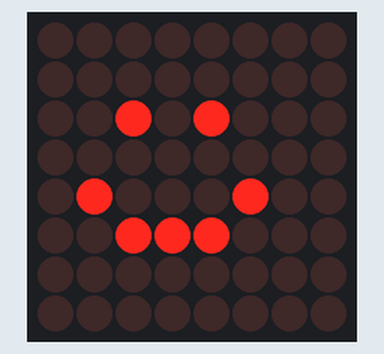
This sketch was run on a simulated Arduino Uno, built with avr-gcc and run on an emulated ATmega328P. On the bench: 8×8 LED matrix.

Above: at 0.1 s.

The sketch:

result.ino
```cpp
//Adapted from elegoo.com

//We always have to include the library
#include "LedControl.h"

/*
 Now we need a LedControl to work with.
 ***** These pin numbers will probably not work with your hardware *****
 pin 12 is connected to the DataIn
 pin 11 is connected to LOAD(CS)
 pin 10 is connected to the CLK
 We have only a single MAX72XX.
 */
LedControl lc=LedControl(12,10,11,1);

/* we always wait a bit between updates of the display */
unsigned long delaytime1=500;
unsigned long delaytime2=50;
void setup() {
  /*
   The MAX72XX is in power-saving mode on startup,
   we have to do a wakeup call
   */
  lc.shutdown(0,false);
  /* Set the brightness to a medium values */
  lc.setIntensity(0,8);
  /* and clear the display */
  lc.clearDisplay(0);
}

/*
 This method will display the LEDs.
 */
void writeArduinoOnMatrix() {
  /* here is the data for the characters */
  byte led_display[8]={B00000000, B00000000, B00101000, B00000000, B01000100, B00111000, B00000000, B00000000};
  /* now display them one by one with a small delay */
  for (int i=0; i<8; i++){
      lc.setRow(0,i,led_display[i]);
  }
}

void loop() {
  writeArduinoOnMatrix();
}
```
